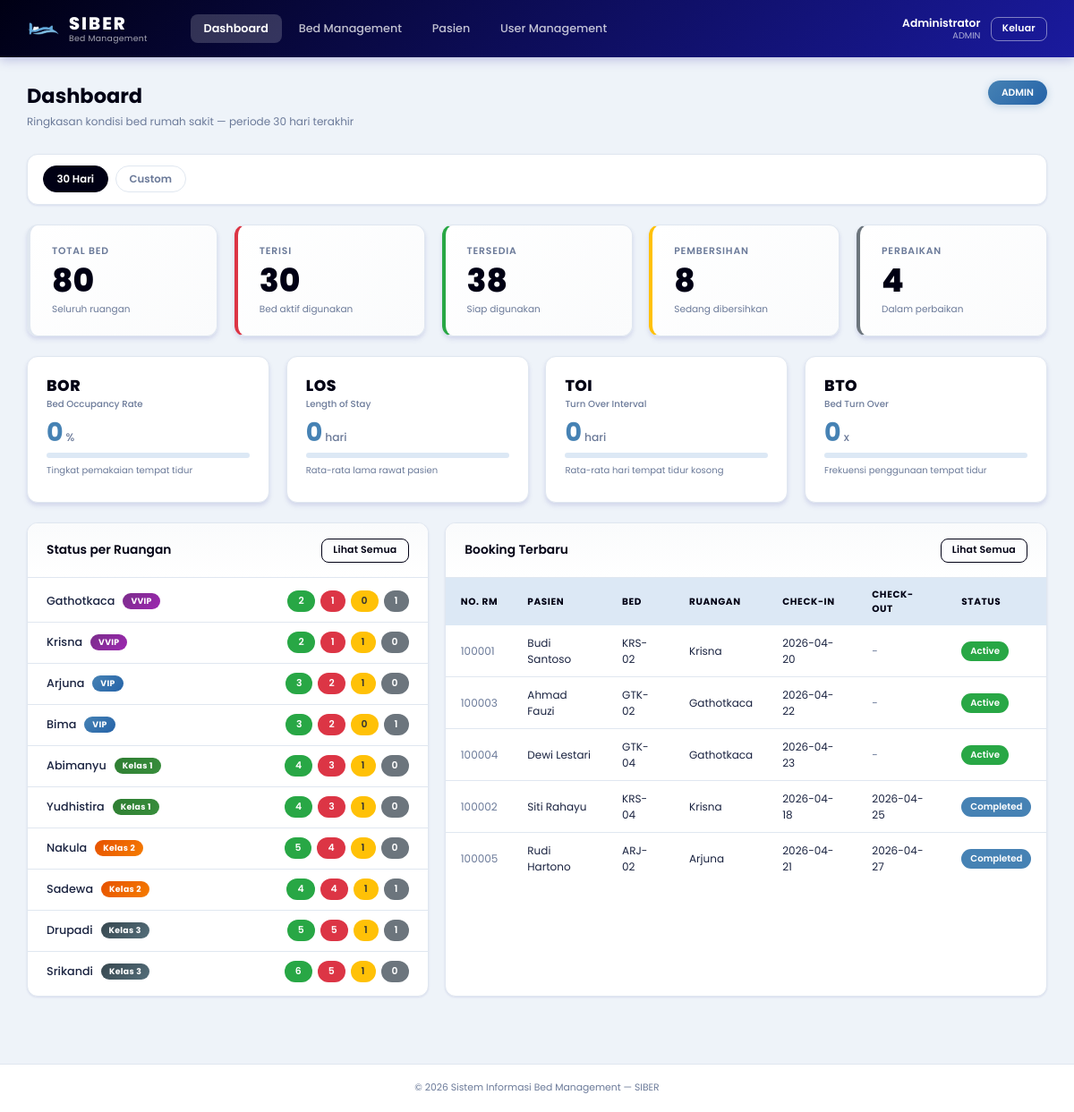
/dashboard.php (signed in), run on the app's committed database.
### tables this page shows
CREATE TABLE IF NOT EXISTS `rooms` (
    `id` INT AUTO_INCREMENT PRIMARY KEY,
    `room_name` VARCHAR(50) NOT NULL,
    `room_type` ENUM('VVIP','VIP','Kelas 1','Kelas 2','Kelas 3') NOT NULL,
    `total_beds` INT NOT NULL DEFAULT 0,
    `created_at` TIMESTAMP DEFAULT CURRENT_TIMESTAMP,
    `updated_at` TIMESTAMP DEFAULT CURRENT_TIMESTAMP ON UPDATE CURRENT_TIMESTAMP
);

CREATE TABLE IF NOT EXISTS `bookings` (
    `id` INT AUTO_INCREMENT PRIMARY KEY,
    `bed_id` INT NOT NULL,
    `user_id` INT NOT NULL,
    `user_role` ENUM('ranap','bangsal') NOT NULL,
    `no_rm` VARCHAR(6) DEFAULT NULL,
    `patient_name` VARCHAR(100) NOT NULL,
    `booking_date` DATE NOT NULL,
    `check_in_date` DATE NOT NULL,
    `check_out_date` DATE DEFAULT NULL,
    `status` ENUM('active','cancelled','completed') NOT NULL DEFAULT 'active',
    `notes` TEXT DEFAULT NULL,
    `created_at` TIMESTAMP DEFAULT CURRENT_TIMESTAMP,
    `updated_at` TIMESTAMP DEFAULT CURRENT_TIMESTAMP ON UPDATE CURRENT_TIMESTAMP,
    FOREIGN KEY (`bed_id`) REFERENCES `beds`(`id`),
    FOREIGN KEY (`user_id`) REFERENCES `users`(`id`),
    INDEX `idx_status` (`status`),
    INDEX `idx_bed_status` (`bed_id`, `status`)
);

CREATE TABLE IF NOT EXISTS `beds` (
    `id` INT AUTO_INCREMENT PRIMARY KEY,
    `room_id` INT NOT NULL,
    `bed_number` INT NOT NULL,
    `bed_code` VARCHAR(10) NOT NULL,
    `status` ENUM('available','booked','cleaning','maintenance') NOT NULL DEFAULT 'available',
    `created_at` TIMESTAMP DEFAULT CURRENT_TIMESTAMP,
    `updated_at` TIMESTAMP DEFAULT CURRENT_TIMESTAMP ON UPDATE CURRENT_TIMESTAMP,
    FOREIGN KEY (`room_id`) REFERENCES `rooms`(`id`) ON DELETE CASCADE,
    INDEX `idx_room_status` (`room_id`, `status`)
);

### functions.php (called while the page is built, shortened)
<?php
function getDashboardStats($pdo, $period_type = 'days', $date_from = '', $date_to = '') {
    $period = 30;
    if ($period_type === 'all') {
        $where_period  = "1=1";
        $where_out     = "1=1";
        $params_period = [];
        $params_out    = [];
        $min = $pdo->query("SELECT MIN(check_in_date) FROM bookings WHERE status IN ('active','completed')")->fetchColumn();
        $period = $min ? max(1, (int)((time() - strtotime($min)) / 86400)) : 30;
    } elseif ($period_type === 'custom' && $date_from && $date_to) {
        $where_period  = "check_in_date BETWEEN ? AND ?";
        $where_out     = "check_out_date BETWEEN ? AND ?";
        $params_period = [$date_from, $date_to];
        $params_out    = [$date_from, $date_to];
        $period = max(1, (int)((strtotime($date_to) - strtotime($date_from)) / 86400) + 1);
    } else {
        $days = 30;
        if ($date_from) {
            $days = max(1, (int)((strtotime($date_to ?: 'today') - strtotime($date_from)) / 86400) + 1);
        }
        $period = $days;
        $where_period  = "check_in_date >= DATE_SUB(CURDATE(), INTERVAL ? DAY)";
        $where_out     = "check_out_date >= DATE_SUB(CURDATE(), INTERVAL ? DAY)";
        $params_period = [$period];
        $params_out    = [$period];
    }
    $total       = $pdo->query("SELECT COUNT(*) FROM beds")->fetchColumn();
    $booked      = $pdo->query("SELECT COUNT(*) FROM beds WHERE status = 'booked'")->fetchColumn();
    $available   = $pdo->query("SELECT COUNT(*) FROM beds WHERE status = 'available'")->fetchColumn();
    $cleaning    = $pdo->query("SELECT COUNT(*) FROM beds WHERE status = 'cleaning'")->fetchColumn();
    $maintenance = $pdo->query("SELECT COUNT(*) FROM beds WHERE status = 'maintenance'")->fetchColumn();
    $sql = "SELECT COALESCE(SUM(DATEDIFF(COALESCE(check_out_date, CURDATE()), check_in_date)), 0)
            FROM bookings WHERE status IN ('active','completed') AND $where_period";
    $stmt = $pdo->prepare($sql);
    $stmt->execute($params_period);
    $total_care_days = (int)$stmt->fetchColumn();
    $sql2 = "SELECT COUNT(*) FROM bookings WHERE status = 'completed' AND $where_out";
    $stmt2 = $pdo->prepare($sql2);
    $stmt2->execute($params_out);
    $patients_out = (int)$stmt2->fetchColumn();
    $bor = $total > 0 ? round(($total_care_days / ($total * $period)) * 100, 1) : 0;
    $los = $patients_out > 0 ? round($total_care_days / $patients_out, 1) : 0;
    $toi = $patients_out > 0 ? round((($total * $period) - $total_care_days) / $patients_out, 1) : 0;
    $bto = $total > 0 ? round($patients_out / $total, 2) : 0;
    return compact('total','booked','available','cleaning','maintenance','bor','los','toi','bto','period');
}
function getRoomStats($pdo) {
    $stmt = $pdo->query("
        SELECT r.id, r.room_name, r.room_type, r.total_beds,
               SUM(CASE WHEN b.status='available' THEN 1 ELSE 0 END) as available,
               SUM(CASE WHEN b.status='booked' THEN 1 ELSE 0 END) as booked,
               SUM(CASE WHEN b.status='cleaning' THEN 1 ELSE 0 END) as cleaning,
               SUM(CASE WHEN b.status='maintenance' THEN 1 ELSE 0 END) as maintenance
        FROM rooms r
        LEFT JOIN beds b ON b.room_id = r.id
        GROUP BY r.id
        ORDER BY FIELD(r.room_type,'VVIP','VIP','Kelas 1','Kelas 2','Kelas 3'), r.room_name
    ");
    return $stmt->fetchAll();
}
function getRecentBookings($pdo, $limit = 10) {
    $stmt = $pdo->prepare("
        SELECT bk.*, b.bed_code, r.room_name, u.full_name as petugas
        FROM bookings bk
        JOIN beds b ON bk.bed_id = b.id
        JOIN rooms r ON b.room_id = r.id
        JOIN users u ON bk.user_id = u.id
        ORDER BY FIELD(bk.status,'active','completed','cancelled'), bk.created_at DESC
        LIMIT ?
    ");
    $stmt->execute([$limit]);
    return $stmt->fetchAll();
}

### dashboard.php (the view, shortened to what this page needs)
<?php
require_once 'functions.php';
$preset    = $_GET['preset'] ?? '30';
$date_from = $_GET['date_from'] ?? '';
$date_to   = $_GET['date_to'] ?? '';
if ($preset === 'custom' && $date_from && $date_to) {
    $period_label = $date_from . ' s/d ' . $date_to;
    $period_type  = 'custom';
} elseif ($preset === 'all') {
    $period_label = 'Semua waktu';
    $period_type  = 'all';
    $date_from    = '';
    $date_to      = '';
} else {
    $days = in_array($preset, ['30','90']) ? (int)$preset : 30;
    $period_label = $days . ' hari terakhir';
    $period_type  = 'days';
    $date_from    = date('Y-m-d', strtotime("-{$days} days"));
    $date_to      = date('Y-m-d');
}
$stats    = getDashboardStats($pdo, $period_type, $date_from, $date_to);
$rooms    = getRoomStats($pdo);
$bookings = getRecentBookings($pdo, 50);
?>
<!DOCTYPE html>
<html lang="id">
<head>
    <link rel="stylesheet" href="assets/style.css">
</head>
<body>
    <?php include 'partials/navbar.php'; ?>
    <div class="page-wrapper">
        <div class="page-header">
            <div>
                <h2>Dashboard</h2>
                <p>Ringkasan kondisi bed rumah sakit &mdash; periode <?= htmlspecialchars($period_label) ?></p>
            </div>
            <span class="badge-role"><?= strtoupper($_SESSION['role']) ?></span>
        </div>
        <form method="GET" class="period-filter-bar" id="periodForm">
            <div class="period-presets">
                <a href="?preset=30"  class="period-btn <?= $preset==='30'  ? 'active' : '' ?>">30 Hari</a>
                <span class="period-btn <?= $preset==='custom' ? 'active' : '' ?>" id="customToggle" style="cursor:pointer">Custom</span>
            </div>
        </form>
        <div class="kpi-grid">
            <div class="kpi-card">
                <div class="kpi-label">Total Bed</div>
                <div class="kpi-value"><?= $stats['total'] ?></div>
                <div class="kpi-sub">Seluruh ruangan</div>
            </div>
            <div class="kpi-card kpi-booked">
                <div class="kpi-label">Terisi</div>
                <div class="kpi-value"><?= $stats['booked'] ?></div>
                <div class="kpi-sub">Bed aktif digunakan</div>
            </div>
            <div class="kpi-card kpi-available">
                <div class="kpi-label">Tersedia</div>
                <div class="kpi-value"><?= $stats['available'] ?></div>
                <div class="kpi-sub">Siap digunakan</div>
            </div>
            <div class="kpi-card kpi-cleaning">
                <div class="kpi-label">Pembersihan</div>
                <div class="kpi-value"><?= $stats['cleaning'] ?></div>
                <div class="kpi-sub">Sedang dibersihkan</div>
            </div>
            <div class="kpi-card kpi-maintenance">
                <div class="kpi-label">Perbaikan</div>
                <div class="kpi-value"><?= $stats['maintenance'] ?></div>
                <div class="kpi-sub">Dalam perbaikan</div>
            </div>
        </div>
        <div class="metrics-grid">
            <div class="metric-card">
                <div class="metric-title">BOR</div>
                <div class="metric-subtitle">Bed Occupancy Rate</div>
                <div class="metric-value"><?= $stats['bor'] ?><span>%</span></div>
                <div class="metric-bar"><div class="metric-bar-fill" style="width:<?= min($stats['bor'],100) ?>%"></div></div>
                <div class="metric-desc">Tingkat pemakaian tempat tidur</div>
            </div>
            <div class="metric-card">
                <div class="metric-title">LOS</div>
                <div class="metric-subtitle">Length of Stay</div>
                <div class="metric-value"><?= $stats['los'] ?><span>hari</span></div>
                <div class="metric-bar"><div class="metric-bar-fill" style="width:<?= min($stats['los']*10,100) ?>%"></div></div>
                <div class="metric-desc">Rata-rata lama rawat pasien</div>
            </div>
            <div class="metric-card">
                <div class="metric-title">TOI</div>
                <div class="metric-subtitle">Turn Over Interval</div>
                <div class="metric-value"><?= $stats['toi'] ?><span>hari</span></div>
                <div class="metric-bar"><div class="metric-bar-fill" style="width:<?= min($stats['toi']*10,100) ?>%"></div></div>
                <div class="metric-desc">Rata-rata hari tempat tidur kosong</div>
            </div>
            <div class="metric-card">
                <div class="metric-title">BTO</div>
                <div class="metric-subtitle">Bed Turn Over</div>
                <div class="metric-value"><?= $stats['bto'] ?><span>x</span></div>
                <div class="metric-bar"><div class="metric-bar-fill" style="width:<?= min($stats['bto']*20,100) ?>%"></div></div>
                <div class="metric-desc">Frekuensi penggunaan tempat tidur</div>
            </div>
        </div>
        <div class="content-grid">
            <div class="card">
                <div class="card-header">
                    <h3>Status per Ruangan</h3>
                    <a href="beds.php" class="btn btn-sm btn-outline">Lihat Semua</a>
                </div>
                <div class="room-summary-list">
                    <?php foreach ($rooms as $room): ?>
                    <div class="room-summary-item" onclick="window.location='beds.php?room=<?= $room['id'] ?>'">
                        <div class="room-summary-info">
                            <span class="room-name"><?= htmlspecialchars($room['room_name']) ?></span>
                            <span class="room-type-badge type-<?= strtolower(str_replace(' ','',$room['room_type'])) ?>"><?= $room['room_type'] ?></span>
                        </div>
                        <div class="room-summary-bars">
                            <span class="dot dot-available" title="Tersedia"><?= $room['available'] ?></span>
                            <span class="dot dot-booked" title="Terisi"><?= $room['booked'] ?></span>
                            <span class="dot dot-cleaning" title="Pembersihan"><?= $room['cleaning'] ?></span>
                            <span class="dot dot-maintenance" title="Perbaikan"><?= $room['maintenance'] ?></span>
                        </div>
                    </div>
                    <?php endforeach; ?>
                </div>
            </div>
            <div class="card">
                <div class="card-header">
                    <h3>Booking Terbaru</h3>
                    <a href="pasien.php" class="btn btn-sm btn-outline">Lihat Semua</a>
                </div>
                <div class="table-wrap">
                    <table class="table">
                        <thead>
                            <tr>
                                <th>No. RM</th>
                                <th>Pasien</th>
                                <th>Bed</th>
                                <th>Ruangan</th>
                                <th>Check-in</th>
                                <th>Check-out</th>
                                <th>Status</th>
                            </tr>
                        </thead>
                        <tbody>
                            <?php foreach ($bookings as $bk): ?>
                            <tr>
                                <td class="text-muted"><?= htmlspecialchars($bk['no_rm'] ?? '-') ?></td>
                                <td><?= htmlspecialchars($bk['patient_name']) ?></td>
                                <td><?= htmlspecialchars($bk['bed_code']) ?></td>
                                <td><?= htmlspecialchars($bk['room_name']) ?></td>
                                <td><?= $bk['check_in_date'] ?></td>
                                <td><?= $bk['check_out_date'] ?? '<span class="text-muted">-</span>' ?></td>
                                <td><span class="badge badge-<?= $bk['status'] ?>"><?= ucfirst($bk['status']) ?></span></td>
                            </tr>
                            <?php endforeach; ?>
                        </tbody>
                    </table>
                </div>
            </div>
        </div>
    </div>
    <?php include 'partials/footer.php'; ?>
</body>
</html>

### partials/navbar.php (shortened to what this page needs)
<?php
$current = basename($_SERVER['PHP_SELF']);
?>
<nav class="navbar">
    <div class="navbar-brand">
        <img src="assets/logo.png" alt="SIBER" class="brand-logo-img">
        <div class="brand-text-wrap">
            <span class="brand-text">SIBER</span>
            <span class="brand-sub">Bed Management</span>
        </div>
    </div>
    <div class="navbar-menu">
        <a href="dashboard.php" class="nav-link <?= $current === 'dashboard.php' ? 'active' : '' ?>">Dashboard</a>
        <a href="beds.php" class="nav-link <?= $current === 'beds.php' ? 'active' : '' ?>">Bed Management</a>
        <a href="pasien.php" class="nav-link <?= $current === 'pasien.php' ? 'active' : '' ?>">Pasien</a>
        <?php if ($_SESSION['role'] === 'admin'): ?>
        <a href="users.php" class="nav-link <?= $current === 'users.php' ? 'active' : '' ?>">User Management</a>
        <?php endif; ?>
    </div>
    <div class="navbar-user">
        <span class="user-info">
            <span class="user-name"><?= htmlspecialchars($_SESSION['full_name']) ?></span>
            <span class="user-role"><?= strtoupper($_SESSION['role']) ?></span>
        </span>
        <a href="logout.php" class="btn btn-sm btn-outline-light">Keluar</a>
    </div>
</nav>

### partials/footer.php
<footer class="site-footer">
    <span>&copy; 2026 Sistem Informasi Bed Management &mdash; SIBER</span>
</footer>

### data on the page
rooms: room_name "Gathotkaca", room_type "VVIP", available "2", booked "1", cleaning "0", maintenance "1"
rooms: room_name "Krisna", room_type "VVIP", available "2", booked "1", cleaning "1", maintenance "0"
rooms: room_name "Arjuna", room_type "VIP", available "3", booked "2", cleaning "1", maintenance "0"
rooms: room_name "Bima", room_type "VIP", available "3", booked "2", cleaning "0", maintenance "1"
rooms: room_name "Abimanyu", room_type "Kelas 1", available "4", booked "3", cleaning "1", maintenance "0"
rooms: room_name "Yudhistira", room_type "Kelas 1", available "4", booked "3", cleaning "1", maintenance "0"
rooms: room_name "Nakula", room_type "Kelas 2", available "5", booked "4", cleaning "1", maintenance "0"
rooms: room_name "Sadewa", room_type "Kelas 2", available "4", booked "4", cleaning "1", maintenance "1"
rooms: room_name "Drupadi", room_type "Kelas 3", available "5", booked "5", cleaning "1", maintenance "1"
rooms: room_name "Srikandi", room_type "Kelas 3", available "6", booked "5", cleaning "1", maintenance "0"
bookings: no_rm "100001", patient_name "Budi Santoso", bed.bed_code "KRS-02", rooms.room_name "Krisna", check_in_date "2026-04-20", check_out_date "-", status "Active"
bookings: no_rm "100003", patient_name "Ahmad Fauzi", bed.bed_code "GTK-02", rooms.room_name "Gathotkaca", check_in_date "2026-04-22", check_out_date "-", status "Active"
bookings: no_rm "100004", patient_name "Dewi Lestari", bed.bed_code "GTK-04", rooms.room_name "Gathotkaca", check_in_date "2026-04-23", check_out_date "-", status "Active"
bookings: no_rm "100002", patient_name "Siti Rahayu", bed.bed_code "KRS-04", rooms.room_name "Krisna", check_in_date "2026-04-18", check_out_date "2026-04-25", status "Completed"
bookings: no_rm "100005", patient_name "Rudi Hartono", bed.bed_code "ARJ-02", rooms.room_name "Arjuna", check_in_date "2026-04-21", check_out_date "2026-04-27", status "Completed"

### other printed values
$_SESSION['full_name'] "Administrator"
$_SESSION['role'] "ADMIN"
$period_label "30 hari terakhir"
$stats['total'] "80"
$stats['booked'] "30"
$stats['available'] "38"
$stats['cleaning'] "8"
$stats['maintenance'] "4"
$stats['bor'] "0"
$stats['los'] "0"
$stats['toi'] "0"
$stats['bto'] "0"
